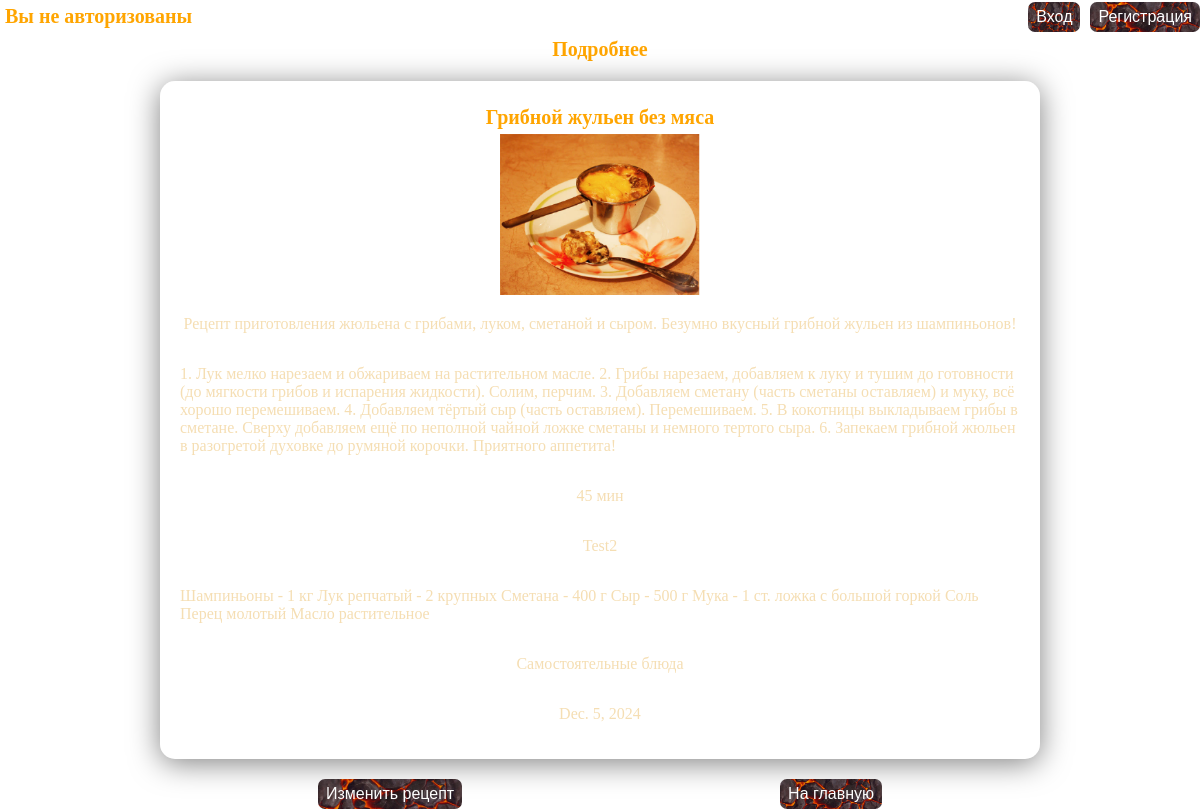
Screenshot of /detail_recipe/3/ with the database file from the repository.
### recipe/models.py (models this page shows, shortened)
class Recipe(models.Model):
    name = models.CharField(max_length=150, blank=False, null=False, unique=True, verbose_name='Название блюда')
    description = models.TextField(max_length=2000, blank=False, null=False, verbose_name='Описание блюда')
    steps = models.TextField(max_length=5000, blank=False, null=False, verbose_name='Шаги приготовления блюда')
    time = models.CharField(max_length=60, blank=False, null=False, verbose_name='Время приготовления блюда')
    image = models.ImageField(upload_to=create_path_to_upload, blank=False, null=False, verbose_name='Изображение блюда')
    author = models.ForeignKey(to=User, on_delete=models.SET_DEFAULT, default=1, related_name='recipes',
                               related_query_name='recipe')
    ingredients = models.TextField(max_length=2000, blank=False, null=False, verbose_name='Ингридиенты')
    category = models.ForeignKey(to='Category', on_delete=models.SET_NULL, null=True, related_name='recipes',
                                 related_query_name='recipe')
    date_create = models.DateField(auto_now_add=True, verbose_name='Дата добавления')
    def __str__(self):
        return self.name
    class Meta:
        verbose_name = 'Рецепт'
        verbose_name_plural = 'Рецепты'

class Category(models.Model):
    name = models.CharField(max_length=150, blank=False, null=False, unique=True, verbose_name='Название категории')
    description = models.TextField(max_length=1000, blank=False, null=False, verbose_name='Описание категории')
    def __str__(self):
        return self.name
    class Meta:
        verbose_name = 'Категория'
        verbose_name_plural = 'Категории'

### recipe/views.py (the view)
# urls.py: path("detail_recipe/<int:pk>/", DetailRecipeView.as_view(), name="detail_recipe"),
class DetailRecipeView(DetailView):
    template_name = 'recipe/detail_recipe.html'
    queryset = Recipe.objects.select_related('category')

### recipe/templates/recipe/detail_recipe.html (shortened to what this page needs)
{% extends 'recipe/base.html' %}
    {% block body %}
<div>
    <h1 class="menu_text">Подробнее</h1>
</div>
<div class="transparent-blur-box">
        <h1 class="menu_text">{{object}}</h1>
    <div>
        <img class="img_size" src="{{ object.image.url }}" alt="{{ object.image.url }}">
    </div>
<p>{{object.description}}</p>
<p>{{object.steps}}</p>
<p>{{object.time}}</p>
<p>{{object.author}}</p>
<p>{{object.ingredients}}</p>
<p>{{object.category}}</p>
<p>{{object.date_create}}</p>
</div>
<div class="div_center">
    <button><a class="button" href="{% url 'recipe:update_recipe' object.pk %}">Изменить рецепт</a></button>
    <button><a class="button" href="{% url 'recipe:index' %}">На главную</a></button>
</div>
{% endblock %}

### recipe/templates/recipe/base.html (shortened to what this page needs)
<!doctype html>
<html lang="en">
<head>
    {% load static %}
    <div class="menu">
        {% if not user.is_authenticated %}
        <div>
            <h5 class="menu_text">Вы не авторизованы</h5>
        </div>
        {% else %}
        <div>
            <p class="menu_text">Авторизован {{ user }}</p>
        </div>
        {% endif %}
        {% if not user.is_authenticated %}
        <div class="menu_button">
            <div>
                <button class="button_style"><a href="{% url 'myauth:login' %}">Вход</a></button>
                <br>
            </div>
            <div>
                <button><a href="{% url 'myauth:register' %}">Регистрация</a></button>
            </div>
            {% else %}
            <div>
                <button><a href="{% url 'myauth:logout' %}">Выход</a></button>
            </div>
            {% endif %}
        </div>
    </div>
</head>
<body>
{% block body %}
{% endblock %}
</body>
</html>

### rows the page displays
Recipe: name "Грибной жульен без мяса", image (picture), description "Рецепт приготовления жюльена с грибами, луком, сметаной и сыром. Безумно вкусный грибной жульен из шампиньонов!", steps "1. Лук мелко нарезаем и обжариваем на растительном масле. 2. Грибы нарезаем, добавляем к луку и тушим до готовности (до мягкости грибов и испарения жидкости). Солим, перчим. 3. Добавляем сметану (часть сметаны оставляем) и муку, всё хорошо перемешиваем. 4. Добавляем тёртый сыр (часть оставляем). Перемешиваем. 5. В кокотницы выкладываем грибы в сметане. Сверху добавляем ещё по неполной чайной ложке сметаны и немного тертого сыра. 6. Запекаем грибной жюльен в разогретой духовке до румяной корочки. Приятного аппетита!", time "45 мин", author "Test2", ingredients "Шампиньоны - 1 кг Лук репчатый - 2 крупных Сметана - 400 г Сыр - 500 г Мука - 1 ст. ложка с большой горкой Соль Перец молотый Масло растительное", category "Самостоятельные блюда", date_create "Dec. 5, 2024"
